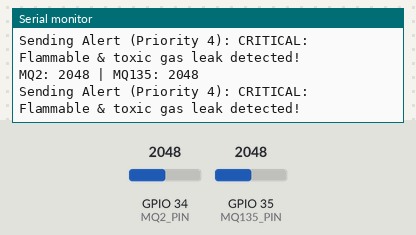
Bench run of a sketch on a simulated ESP32. Shown: the last lines printed to the serial monitor. The test bench sets the inputs (shaded band); at power-on: GPIO 34 (MQ2_PIN) = 2048, GPIO 35 (MQ135_PIN) = 2048.

Above: at 3.8 s.
3.9 s: GPIO 34 (MQ2_PIN) set to 1556
At 7.2 s:
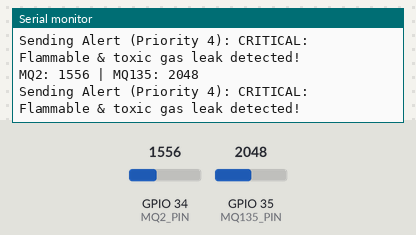
7.8 s: GPIO 34 (MQ2_PIN) set to 1445
At 9.6 s:
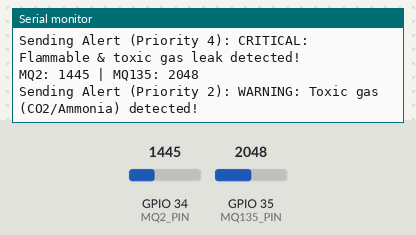
13.5 s: GPIO 35 (MQ135_PIN) set to 1570
At 15.5 s:
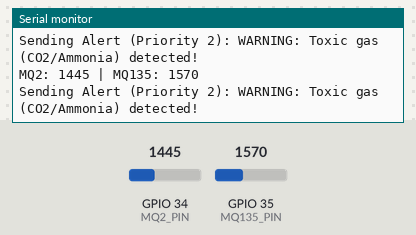
17.4 s: GPIO 35 (MQ135_PIN) set to 1436
At 19.1 s:
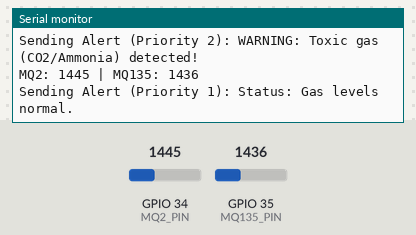
Timing chart, 0 to 20.6 s (numbered marks = the images above; inputs shaded):
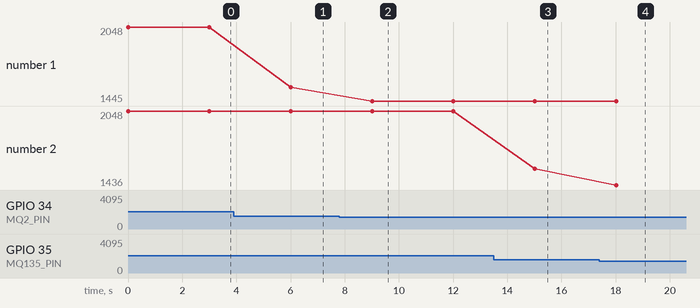

The sketch:

Electronic_Nose_Using_heap.ino
```cpp
#include <Arduino.h>

#define MQ2_PIN 34       // MQ-2 sensor pin
#define MQ135_PIN 35     // MQ-135 sensor pin

#define MAX_HEAP_SIZE 10

// Alert structure
struct Alert {
  int priority;
  char message[100];
};

// Heap and size
Alert heap[MAX_HEAP_SIZE];
int heapSize = 0;

// Swap utility
void swap(Alert* a, Alert* b) {
  Alert temp = *a;
  *a = *b;
  *b = temp;
}

// Heapify Up
void heapifyUp(int index) {
  int parent = (index - 1) / 2;
  while (index > 0 && heap[index].priority > heap[parent].priority) {
    swap(&heap[index], &heap[parent]);
    index = parent;
  }
}

// Heapify Down
void heapifyDown(int index) {
  int largest = index;
  int left = 2 * index + 1;
  int right = 2 * index + 2;

  if (left < heapSize && heap[left].priority > heap[largest].priority)
    largest = left;
  if (right < heapSize && heap[right].priority > heap[largest].priority)
    largest = right;

  if (largest != index) {
    swap(&heap[index], &heap[largest]);
    heapifyDown(largest);
  }
}

// Insert alert into heap
void insertAlert(int priority, const char* message) {
  if (heapSize >= MAX_HEAP_SIZE) {
    Serial.println("Heap full. Cannot insert new alert.");
    return;
  }

  Alert newAlert;
  newAlert.priority = priority;
  strncpy(newAlert.message, message, sizeof(newAlert.message) - 1);
  newAlert.message[sizeof(newAlert.message) - 1] = '\0';

  heap[heapSize] = newAlert;
  heapifyUp(heapSize);
  heapSize++;
}

// Extract top-priority alert
Alert extractMax() {
  Alert topAlert;
  if (heapSize == 0) {
    strcpy(topAlert.message, "No alerts");
    topAlert.priority = 0;
    return topAlert;
  }

  topAlert = heap[0];
  heap[0] = heap[heapSize - 1];
  heapSize--;
  heapifyDown(0);

  return topAlert;
}

void setup() {
  Serial.begin(115200);
}

void loop() {
  int mq2_val = analogRead(MQ2_PIN);
  int mq135_val = analogRead(MQ135_PIN);

  Serial.print("MQ2: "); Serial.print(mq2_val);
  Serial.print(" | MQ135: "); Serial.println(mq135_val);

  // Insert alert based on gas levels
  if (mq2_val > 1500 && mq135_val > 1500) {
    insertAlert(4, "CRITICAL: Flammable & toxic gas leak detected!");
  } else if (mq2_val > 1500) {
    insertAlert(3, "ALERT: Flammable gas (LPG/Smoke) detected!");
  } else if (mq135_val > 1500) {
    insertAlert(2, "WARNING: Toxic gas (CO2/Ammonia) detected!");
  } else {
    insertAlert(1, "Status: Gas levels normal.");
  }

  // Send highest-priority alert
  if (heapSize > 0) {
    Alert alertToSend = extractMax();
    Serial.print("Sending Alert (Priority ");
    Serial.print(alertToSend.priority);
    Serial.print("): ");
    Serial.println(alertToSend.message);
  } else {
    Serial.println("No alert to send.");
  }

  delay(3000); // Wait 3 seconds before next read
}
```

Measured:
- the behaviour switches between 1501 and 1500 on GPIO 34 (MQ2_PIN) (found by bisection; images 1 and 2)
- the behaviour switches between 1501 and 1500 on GPIO 35 (MQ135_PIN) (found by bisection; images 3 and 4)
- after the input at 3.9 s, the serial monitor: prints a new line after 2.1 s (image 1)
- after the input at 7.8 s, the serial monitor: prints a new line after 1.2 s (image 2)
- after the input at 13.5 s, the serial monitor: prints a new line after 1.5 s (image 3)
- after the input at 17.4 s, the serial monitor: prints a new line after 0.62 s (image 4)
- plotted number 1: 2048 → 1556 after the input at 3.9 s, 1556 → 1445 after the input at 7.8 s
- plotted number 2: 2048 → 1570 after the input at 13.5 s, 1570 → 1436 after the input at 17.4 s
